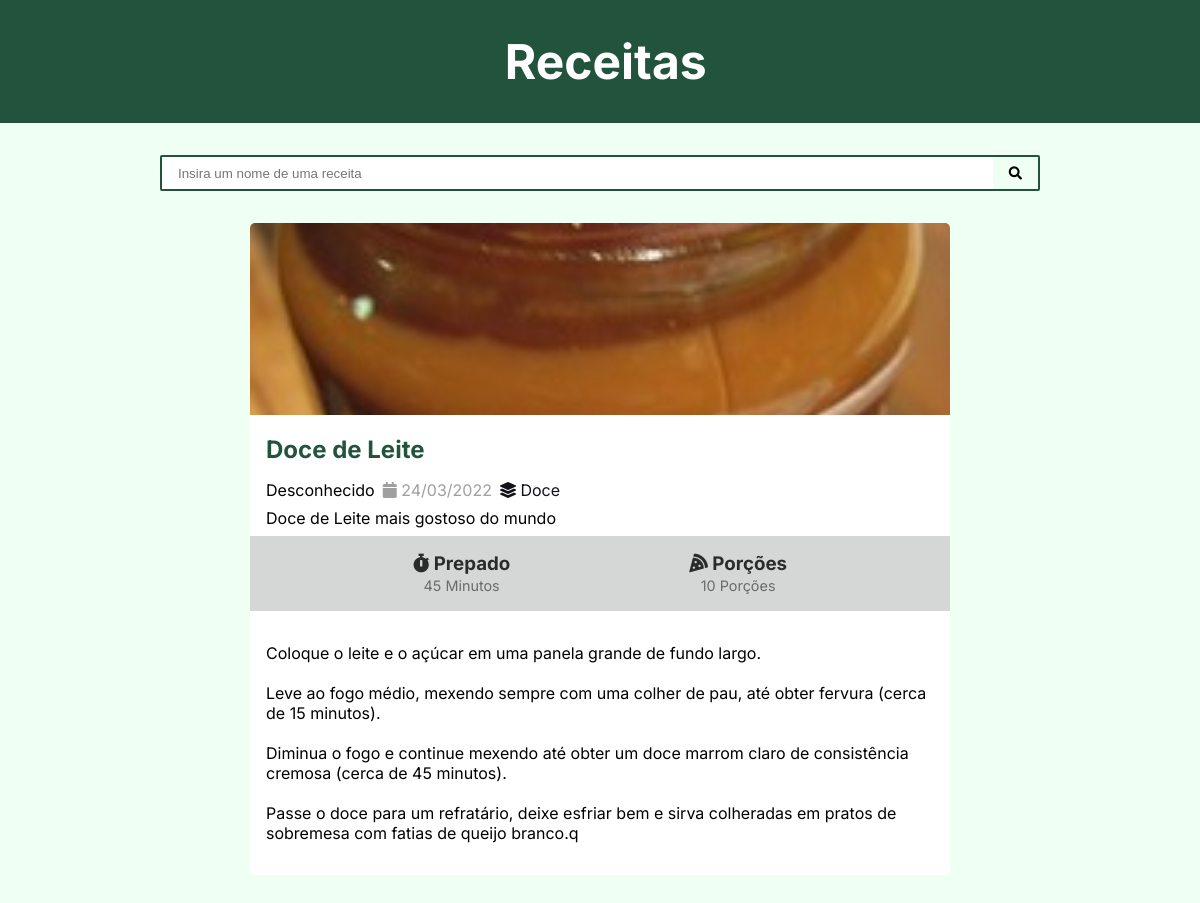
The page /recipes/7/ on the database its author committed.
### recipes/models.py (models this page shows, shortened)
class Recipe(models.Model):
    title = models.CharField(
        max_length=96
    )
    description = models.CharField(
        max_length=196
    )
    slug = models.SlugField()
    preparation_time = models.IntegerField()
    preparation_time_unit = models.CharField(
        max_length=96
    )
    servings = models.IntegerField()
    servings_unit = models.CharField(
        max_length=96
    )
    preparation_steps = models.TextField()
    preparation_steps_is_html = models.BooleanField(default=False)
    create_at = models.DateTimeField(
        auto_now_add=True
    )
    update_at = models.DateTimeField(
        auto_now=True
    )
    is_published = models.BooleanField(
        default=False
        )
    cover = models.ImageField(
        upload_to='recipes/cover/%Y/%m/%d/'
    )
    category = models.ForeignKey(
        Category,
        on_delete=models.SET_NULL,
        null=True,
        blank=True
    )
    author = models.ForeignKey(
        User,
          on_delete=models.SET_NULL,
        null=True
    )

class Category(models.Model):
    name = models.CharField(
        max_length=196
    )
    def __str__(self):
        return self.name

### recipes/views.py (the view)
# urls.py: path('recipes/<int:id>/', views.recipe, name="recipes"),
def recipe(request, id):
    recipe = get_object_or_404(Recipe, id=id)
    context = {
        "recipe": recipe,
        "is_details": True
    }
    return render(request, 'recipes/pages/recipe-view.html', context)

### recipes/templates/recipes/pages/recipe-view.html (shortened to what this page needs)
{% extends 'global/pages/base.html' %}
{% block content %}
    <div class="content-card">
        {% include '../partials/recipes.html' %}
    </div>
{% endblock content %}

### recipes/templates/recipes/partials/recipes.html (shortened to what this page needs)
    <div class="card">
    <img class="card__img" src="{{ recipe.cover.url }}" alt="">
    <h2 class="card__title">
        <a href="{% url 'recipes' recipe.id %}">
            {{ recipe.title|capfirst }}
        </a>
    </h2>
    <div class="card__author">
        {% if recipe.author %}
            <span class="card__author-items">
                <i class="fas fa-user"></i>
                {% if recipe.author.first_name %}
                    {{ recipe.author.first_name }}
                {% else %}
                    {{ recipe.author.username }}
                {% endif %}
            </span>
        {% else %}
            Desconhecido
        {% endif %}
        <span class="card__author-items">
            <i class="fas fa-calendar"></i>
            {{ recipe.create_at|date:"d/m/Y" }}
        </span>
        {% if recipe.category %}
        <span class="card__author-items">
            <a href="{% url 'category' recipe.category.id %}">
                <i class="fas fa-layer-group"></i>
                {{ recipe.category }}
            </a>
        </span>
        {% endif %}
    </div>
    <p class="card__text">
        {{ recipe.description }}
    </p>
    <div class="card__meta">
        <div class="card__meta-preparation">
            <h3>
                <i class="fas fa-stopwatch"></i>
                Prepado
            </h3>
            <span>
                {{ recipe.preparation_time }}
                {{ recipe.preparation_time_unit }}
            </span>
        </div>
        <div class="card__meta-servings">
            <h3>
                <i class="fas fa-pizza-slice"></i>
                Porções
            </h3>
            <span>
                {{ recipe.servings }}
                {{ recipe.servings_unit }}
            </span>
        </div>
    </div>
    {% if is_details %}
        <div class="card__steps">
            {% if recipe.preparation_steps_is_html is True %}
                {{ recipe.preparation_steps|safe }}
            {% else %}
                {{ recipe.preparation_steps|linebreaksbr }}q
            {% endif %}
        </div>
    {% endif %}
</div>

### base_static/global/css/style.css (style rules this page uses)
* { margin: 0; padding: 0; box-sizing: border-box; }
:root { --color-green-100:#F0FFF4; --color-green-300:#68D391; --color-green-400:#48BB78; --color-green-500:#38A169; --color-green-600:#2F855A; --color-green-700:#276749; --color-green-800:#22543D; --color-white: #ffffff; --color-black: #12121a; }
body { font-family: 'inter', serif; background-color: var(--color-green-100); }
.content-card { max-width: 700px; width: 100%; margin: 0 auto; }
.card { background-color: var(--color-white); overflow: hidden; border-radius: 5px; text-decoration: none; }
.card__img { max-width: 100%; width: 100%; object-fit: cover; height: 12rem; }
.card__title a { text-decoration: none; padding: 1rem; display: inline-block; padding-bottom: .5rem; color: var(--color-green-800); }
.card__author { padding: .5rem 1rem ; display: flex; gap: .5rem; flex-wrap: wrap; }
.card__author span { color: rgba(0, 0, 0, 0.377); }
.card__author a { color: #12121a; text-decoration: none; transition: .2s; }
.card__text { padding: 0 1rem ; }
.card__meta { display: flex; justify-content: space-evenly; gap: 1rem; padding: 0 1rem 1rem; text-align: center; background-color: hsla(150, 18%, 9%, 0.178); padding: 1rem 0; margin-top: .5rem; color: rgba(0, 0, 0, 0.8); }
.card__meta span { color: rgba(0, 0, 0, 0.5); font-size: .9rem; }
.card__steps { padding: 2rem 1rem; }

### rows shown on the page
Recipe: cover (picture), title "Doce de Leite", create_at "24/03/2022", category "Doce", description "Doce de Leite mais gostoso do mundo", preparation_time "45", preparation_time_unit "Minutos", servings "10", servings_unit "Porções", preparation_steps "Coloque o leite e o açúcar em uma panela grande de fundo largo. Leve ao fogo médio, mexendo sempre com uma colher de pau, até obter fervura (cerca de 15 minutos). Diminua o fogo e continue mexendo até obter um doce marrom claro de consistência cremosa (cerca de 45 minutos). Passe o doce para um refratário, deixe esfriar bem e sirva colheradas em pratos de sobremesa com fatias de queijo branco."
